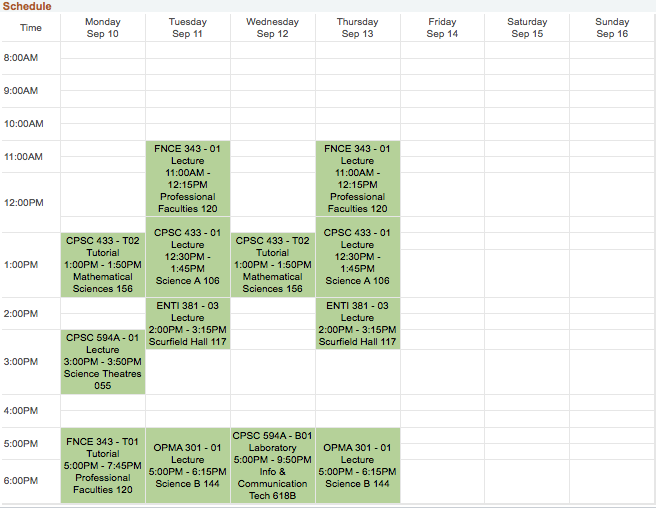
#> input picture CMScheduleExt/test_schedule.PNG, 656 x 508 px
$ python local_impl.py ../CMScheduleExt/test_schedule.PNG
#> lines starting #> are read from the running program, lines starting #| are printed output that depends on the picture; after the words box and inside, x2 and y2 are one past the last pixel; in counts of white or black regions, pixels touching at a corner belong together
### ScheduleOCR/scheduleocr.py
from PIL import Image
import pytesseract
import cv2
import os.path
import numpy as np
import re
import json

debug = False


def execute(path_to_img):
    res = _binary_thresh(_preprocess_img(path_to_img))
    save_path = os.path.join('/tmp', 'processed-img.jpg')
    cv2.imwrite(save_path, res)

    # OCR
    text = pytesseract.image_to_string(Image.open(save_path))

    return _parse_text(text)


# [30 lines left out: function _parse_text, not called in this run]


# Preform transformations on image
def _preprocess_img(img_path):
#> called with img_path = '../CMScheduleExt/test_schedule.PNG'
    img = cv2.imread(img_path)
#> img is the input picture: shape (508, 656, 3); mean B, G, R 225.3, 236.6, 230.9

    # Rescale the image
    return cv2.resize(img, None, fx=3, fy=3, interpolation=cv2.INTER_CUBIC)
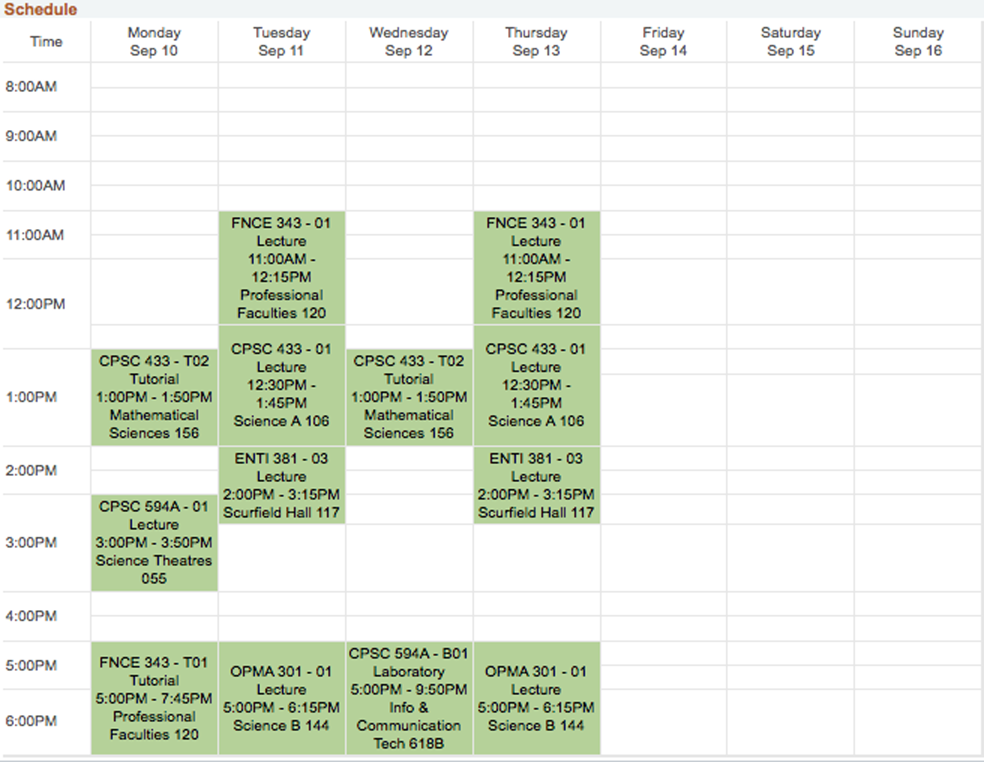
#> returned value: shape (1524, 1968, 3) (shown at 1/2 size); mean of channels 0, 1, 2 225.1, 236.5, 230.7; drawn as B, G, R


# Apply a binary threshold to remove irrelevant pixels and strengthen vital ones
def _binary_thresh(img):
    # Convert to gray
    img = cv2.cvtColor(img, cv2.COLOR_BGR2GRAY)
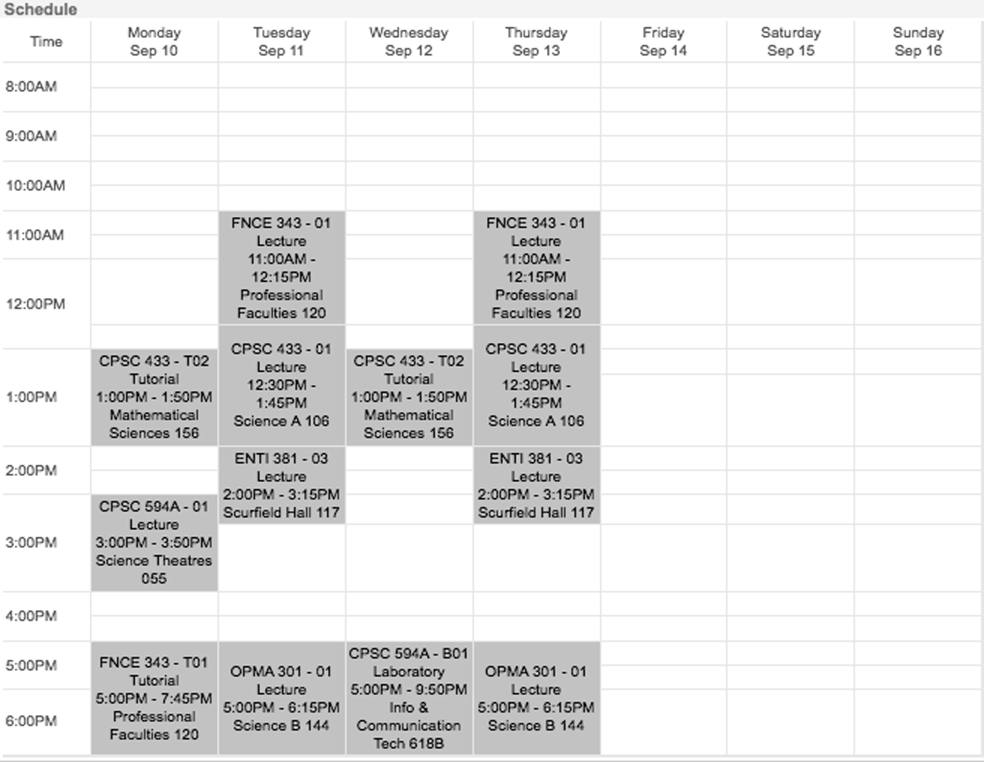
#> img: shape (1524, 1968) (shown at 1/2 size); min 0, max 255, mean 233.4

    # Apply dilation and erosion to remove some noise
    kernel = np.ones((1, 1), np.uint8)
    img = cv2.dilate(img, kernel, iterations=1)
    img = cv2.erode(img, kernel, iterations=1)

    return cv2.threshold(img, 130, 255, cv2.THRESH_BINARY)[1]
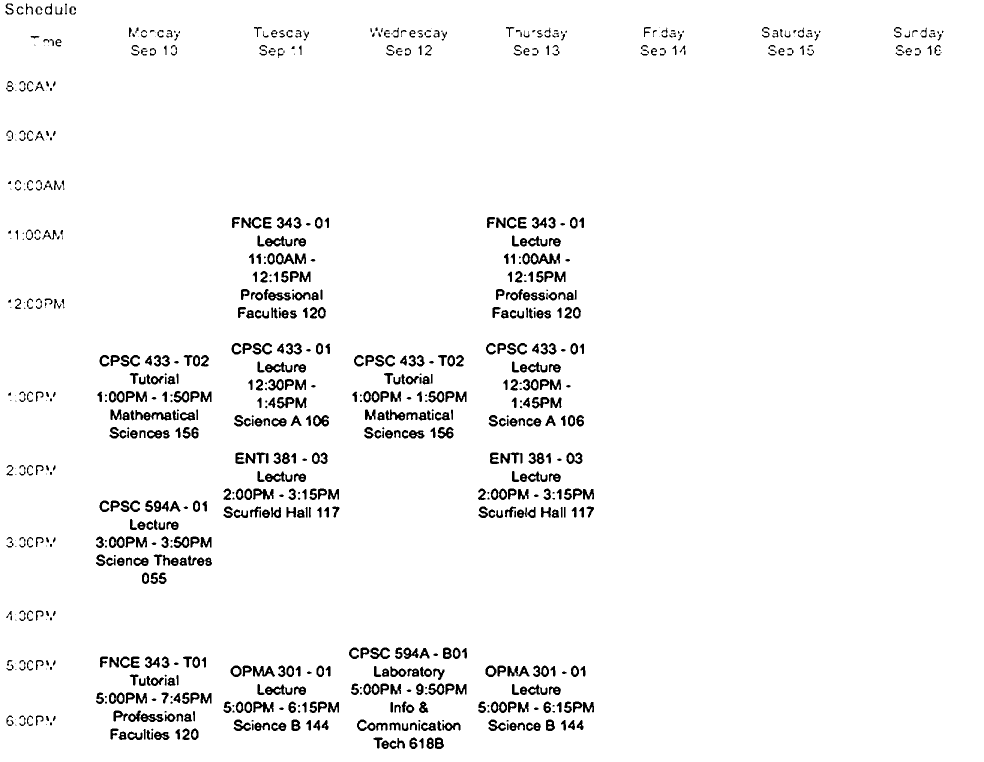
#> returned value: shape (1524, 1968) (shown at 1/2 size); 96.2% white; 861 black regions (139 under 20 px), largest, box (x1, y1, x2, y2) and area: (1061, 506, 1120, 529) 690, (530, 472, 585, 493) 552, (530, 724, 585, 745) 552

### ScheduleOCR/local_impl.py
import sys
import os
import scheduleocr
import json

# Driver to execute scheduleocr locally


def run():
    if not len(sys.argv) == 2:
        print('Usage: python local_impl.py <imagePath>')
        sys.exit()

    # Verify image exists
    if not os.path.exists(sys.argv[1]):
        print('No image found')
        sys.exit()
    print(json.dumps(scheduleocr.execute(sys.argv[1])))
#> (the call stopped at in execute, `text = pytesseract.image_to_string(Image.open(save_path))`: pytesseract is not available in this run)


run()
